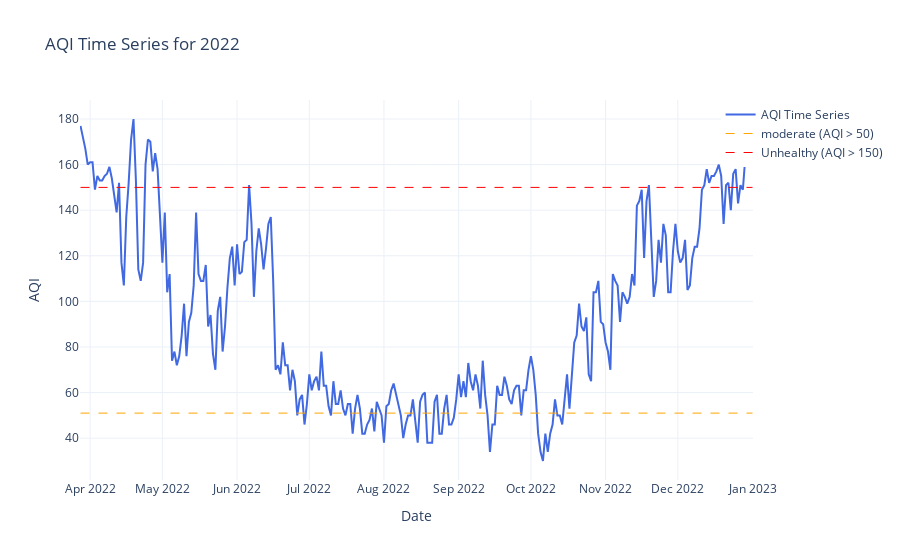

This figure's notebook cell:
### Code cell
data_2022 = pd.read_csv('../data/year_2022/Kathmandu_2022.csv')

# Then pass the DataFrame to the function
aqi_2022 = plot_aqi_time_series(data_2022, '2022')

### Figure 1 — Plotly figure (JSON) as saved in the notebook; plotly's stock layout.template omitted (floating-point values rounded to 4 significant figures; data arrays with more than 128 entries replaced by an {"elided": "..."} marker saying what was removed)
{"data": [{"line": {"color": "royalblue", "width": 2}, "mode": "lines", "name": "AQI Time Series", "type": "scatter", "x": {"elided": "280 str values"}, "y": {"elided": "280 float values"}}, {"line": {"color": "orange", "dash": "dash", "width": 1}, "mode": "lines", "name": "moderate (AQI > 50)", "type": "scatter", "x": [null], "y": [null]}, {"line": {"color": "red", "dash": "dash", "width": 1}, "mode": "lines", "name": "Unhealthy (AQI > 150)", "type": "scatter", "x": [null], "y": [null]}], "layout": {"legend": {"orientation": "v", "x": 1.2, "xanchor": "right", "y": 1, "yanchor": "top"}, "shapes": [{"line": {"color": "orange", "dash": "dash", "width": 1}, "type": "line", "x0": "2022-03-28T00:00:00", "x1": "2023-01-01T00:00:00", "y0": 51, "y1": 51}, {"line": {"color": "red", "dash": "dash", "width": 1}, "type": "line", "x0": "2022-03-28T00:00:00", "x1": "2023-01-01T00:00:00", "y0": 150, "y1": 150}], "title": {"text": "AQI Time Series for 2022"}, "xaxis": {"title": {"text": "Date"}}, "yaxis": {"title": {"text": "AQI"}}}}
